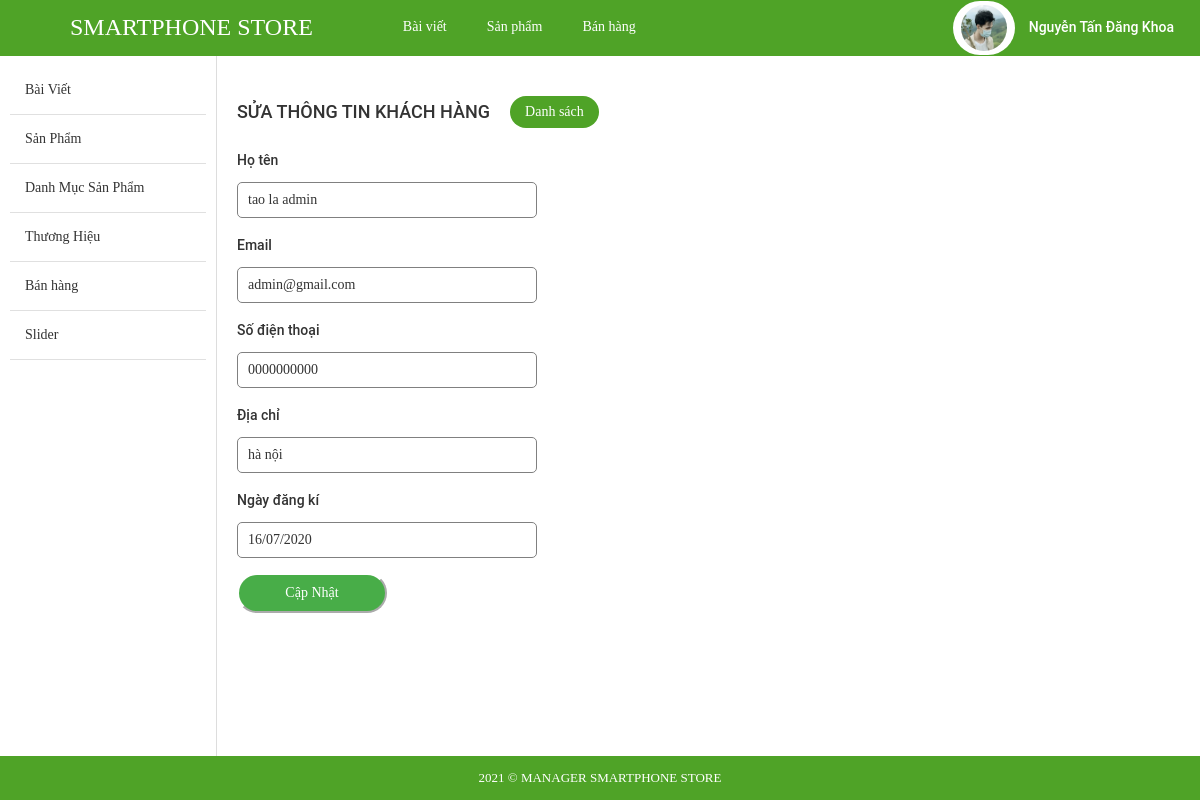
Screenshot of /store/admin/index.php?modules=customers&controllers=index&action=edit&id=2 (signed in) with the database file from the repository.
### tables this page shows
CREATE TABLE `tbl_customer` (
  `id` int(11) NOT NULL,
  `username` varchar(255) NOT NULL,
  `password` varchar(255) NOT NULL,
  `fullname` varchar(255) NOT NULL,
  `mail` varchar(255) NOT NULL,
  `phone` varchar(10) NOT NULL,
  `address` text NOT NULL,
  `create_date` varchar(255) NOT NULL
);

### store/admin/modules/customers/controllers/indexController.php (called while the page is built, shortened)
<?php
function editAction() {
	$id = $_GET['id'];
	$data = get_customer_by_id($id);
	load_view('show',$data);
}
?>

### store/admin/libraries/database.php (called while the page is built, shortened)
<?php
function db_query($query_string) {
    global $conn;
    $result = mysqli_query($conn, $query_string);
    return $result;
}
function db_fetch_array($query_string) {
    $result = array();
    $mysqli_result = db_query($query_string);
    while ($row = mysqli_fetch_assoc($mysqli_result)) {
        $result[] = $row;
    }
    return $result;
}

### store/admin/modules/customers/models/indexModel.php (called while the page is built, shortened)
<?php
function get_customer_by_id($id){
	return db_fetch_array("SELECT * FROM `tbl_customer` WHERE `id` = '$id'");
}
 ?>

### store/admin/core/router.php (called while the page is built, shortened)
<?php
$action_name = get_action().'Action';
call_function(array('construct', $action_name));

### store/admin/core/appload.php (called while the page is built, shortened)
<?php
require CONFIGPATH . DIRECTORY_SEPARATOR . 'database.php';
require LIBPATH . DIRECTORY_SEPARATOR . 'database.php';
require COREPATH . DIRECTORY_SEPARATOR . 'base.php';
require COREPATH . DIRECTORY_SEPARATOR . 'router.php';

### store/admin/index.php (called while the page is built, shortened)
<?php
require COREPATH.DIRECTORY_SEPARATOR.'appload.php';

### store/admin/modules/customers/views/showView.php (the view, shortened to what this page needs)
<div id="main-content-wp" class="add-cat-page">
    <div class="wrap clearfix">
        <div id="content" class="fl-right">
            <div class="section" id="title-page">
                <div class="clearfix">
                    <h3 id="index" class="fl-left">Sửa thông tin khách hàng</h3>
                    <a href="?modules=customers&controllers=index&action=list" title="" id="add-new" class="fl-left">Danh sách</a>
                </div>
            </div>
            <div class="section" id="detail-page">
                <div class="section-detail">
                    <?php if(!empty($data)) foreach ($data as $value) {?>
                    <form method="POST" action="?modules=customers&controllers=index&action=update&id=<?php echo $value['id'] ;?>" enctype="multipart/form-data">
                        <div style="display: flex;">
                            <div style="width: 400px;">
                                <label for="title">Họ tên</label>
                                <input type="text" name="fullname" id="title" value="<?php echo $value['fullname']; ?>" style="display: block;width: 300px;">
                                <label for="title">Email</label>
                                <input type="text" name="mail" id="email" readonly="readonly" value="<?php echo $value['mail']; ?> " style="display: block;width: 300px;">
                                <label for="title">Số điện thoại</label>
                                <input type="text" name="phone" id="title" value="<?php echo $value['phone']; ?>" style="display: block;width: 300px;">
                                <label for="title">Địa chỉ</label>
                                <input type="text" name="address" id="title" value="<?php echo $value['address']; ?>" style="display: block;width: 300px;">
                                <label for="title">Ngày đăng kí</label>
                                <input type="text" name="create_date" id="title" value="<?php echo $value['create_date']; ?>" style="display: block;width: 300px;">
                            </div>
                        </div>
                    <?php };?>
                        <input type="submit" name="btn_submit" id="btn-submit" value="Cập Nhật" style="height: 40px;
                                                                                                border-radius: 60px;
                                                                                                width: 150px;
                                                                                                color: green;
                                                                                                border-color: white;
                                                                                                color: white;
                                                                                                background-color: #48ad48;">
                    </form>
                </div>
            </div>
        </div>
    </div>
</div>

### store/admin/core/base.php (shortened to what this page needs)
<?php
function get_module() {
    global $config;
    $module = isset($_GET['modules']) ? $_GET['modules'] : $config['default_module'];
    return $module;
}
function call_function($list_function = array()) {
    if (is_array($list_function)) {
        foreach ($list_function as $f) {
            if (function_exists($f())) {
                $f();
            }
        }
    }
}
function load_view($name, $data_send = array()) {
    $data = $data_send;
    $path = MODULESPATH . DIRECTORY_SEPARATOR . get_module() . DIRECTORY_SEPARATOR . 'views' . DIRECTORY_SEPARATOR . $name . 'View.php';
    if (file_exists($path)) {
        require $path;
    } else {
        echo "Không tìm thấy {$path}";
    }
}
function get_header($name = '') {
    global $data;
    if (empty($name)) {
        $name = 'header';
    } else {
        $name = "header-{$name}";
    }
    $path = LAYOUTPATH . DIRECTORY_SEPARATOR . $name . '.php';
    if (file_exists($path)) {
        if (is_array($data)) {
            foreach ($data as $key => $a) {
                $$key = $a;
            }
        }
        require $path;
    } else {
        echo "Không tìm thấy {$path}";
    }
}
function get_footer($name = '') {
    global $data;
    if (empty($name)) {
        $name = 'footer';
    } else {
        $name = "footer-{$name}";
    }
    $path = LAYOUTPATH . DIRECTORY_SEPARATOR . $name . '.php';
    if (file_exists($path)) {
        if (is_array($data)) {
            foreach ($data as $key => $a) {
                $$key = $a;
            }
        }
        require $path;
    } else {
        echo "Không tìm thấy {$path}";
    }
}
function get_sidebar($name = '') {
    global $data;
    if (empty($name)) {
        $name = 'sidebar';
    } else {
        $name = "sidebar-{$name}";
    }
    $path = LAYOUTPATH . DIRECTORY_SEPARATOR . $name . '.php';
    if (file_exists($path)) {
        if (is_array($data)) {
            foreach ($data as $key => $a) {
                $$key = $a;
            }
        }
        require $path;
    } else {
        echo "Không tìm thấy {$path}";
    }
}
?>

### store/admin/public/css/import/global.css (style rules this page uses)
body { font-family: "Roboto Regular"; font-size: 14px; line-height: 24px; color: #333; }
.fl-left { float: left; }
.fl-right { float: right; }
a { text-decoration: none!important; }

### store/admin/public/css/import/list_post.css (style rules this page uses)
#content { width: 82%; border-left: 1px solid #ddd; padding: 20px; }
#add-new { display: inline-block; color: #fff; background: #4fa327; padding: 4px 15px; margin: 20px; border-radius: 20px; }
#index { font-family: 'Roboto Medium'; font-weight: normal; text-transform: uppercase; font-size: 18px; padding: 24px 0px; }

### store/admin/public/css/import/add_cat.css (style rules this page uses)
.add-cat-page #detail-page .section-detail label { display: block; padding-bottom: 10px; font-family: 'Roboto Medium'; font-weight: normal; }
.add-cat-page #detail-page .section-detail input[type="text"] { display: block; padding: 5px 10px; border: 1px solid #ddd; width: 35%; margin-bottom: 15px; border-radius: 5px; border-color: gray; }

### rows the page displays
tbl_customer: fullname "tao la admin", mail "admin@gmail.com", phone "0000000000", address "hà nội", create_date "16/07/2020"
